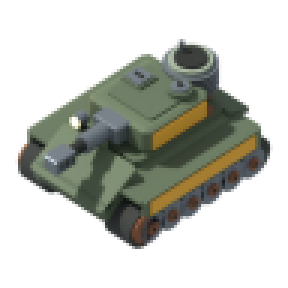
#> input picture data/portraits/auth_tank.png, 96 x 96 px, found by its file name (shown 3 times larger)
$ python prep.py
#> lines starting #> are read from the running program, lines starting #| are printed output that depends on the picture
"""Prepare booklet pilot assets: team-coloured sprite frames, tech tree SVG, unit stat data."""
import json, tomllib, subprocess, html
from PIL import Image
import os, shutil
R='./'; B='tools/booklet/pilot/'
os.makedirs(B+'img', exist_ok=True)
shutil.copy(R+'data/images/stills/still_authority_act2.png', B+'img/')
MAG=["#400040","#5B125B","#772577","#923792","#AD49AD","#C85BC8","#E46EE4","#FF80FF"]
AMBER=["#3a2606","#5a3c0a","#7a520f","#9c6b14","#be841a","#e0a020","#ecbd52","#f6d888"]
hx=lambda s:tuple(int(s[i:i+2],16) for i in (1,3,5))
MAP={hx(a):hx(b) for a,b in zip(MAG,AMBER)}
def frame(path,fw,fh,idx,scale,out):
#> called with path = 'data/sprites/vehicles/auth_tank.png', fw = 96, fh = 96, idx = 6, scale = 4, out = 'auth_tank.png'
    im=Image.open(R+path).convert('RGBA'); cols=im.width//fw
#> in frame, im is the input picture: PIL image 96x96 RGBA; mean R, G, B, A 37.5, 39.7, 32.9, 94.6
#> after `cols = im.width // fw`: cols = 1
    x=(idx%cols)*fw; y=(idx//cols)*fh
#> after `x = idx % cols * fw`: x = 0
#> after `y = idx // cols * fh`: y = 576
    f=im.crop((x,y,x+fw,y+fh)); f=f.crop(f.getbbox()); px=f.load()
#> after `f = im.crop((x, y, x + fw, y + fh))`: f: PIL image 96x96 RGBA; every value is 0
    for j in range(f.height):
        for i in range(f.width):
            r,g,b,a=px[i,j]
            if a and (r,g,b) in MAP: px[i,j]=MAP[(r,g,b)]+(a,)
    f=f.resize((f.width*scale,f.height*scale),Image.NEAREST); f.save(B+'img/'+out)
#> after `f = f.resize((f.width * scale, f.height * scale), Image.NEAREST)`: f: PIL image 384x384 RGBA; every value is 0
frame('data/sprites/vehicles/auth_tank.png',96,96,6,4,'auth_tank.png')
frame('data/sprites/vehicles/auth_jeep.png',88,88,6,4,'auth_jeep.png')
#> call 2 of frame, with path = 'data/sprites/vehicles/auth_jeep.png', fw = 88, fh = 88, idx = 6, scale = 4, out = 'auth_jeep.png'
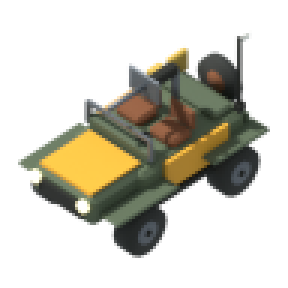
#> input picture data/portraits/auth_jeep.png, 96 x 96 px, found by its file name (shown 3 times larger)
#> in frame, im is the input picture: PIL image 96x96 RGBA; mean R, G, B, A 39.3, 36.8, 25.8, 84.3
#> in frame (call 2), `f = im.crop((x, y, x + fw, y + fh))`: f: PIL image 88x88 RGBA; every value is 0
#> in frame (call 2), `f = f.resize((f.width * scale, f.height * scale), Image.NEAREST)`: f: PIL image 352x352 RGBA; every value is 0
frame('data/sprites/vehicles/auth_scraper.png',112,112,6,3,'auth_scraper.png')
#> call 3 of frame, with path = 'data/sprites/vehicles/auth_scraper.png', fw = 112, fh = 112, idx = 6, scale = 3, out = 'auth_scraper.png'
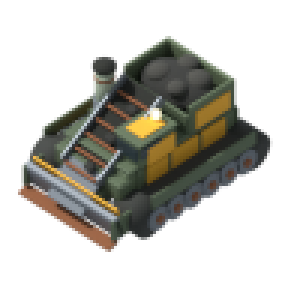
#> input picture data/portraits/auth_scraper.png, 96 x 96 px, found by its file name (shown 3 times larger)
#> in frame, im is the input picture: PIL image 96x96 RGBA; mean R, G, B, A 36.1, 34.9, 28.7, 96.1
#> (the run stopped early here; a loop or call above may not have finished)
